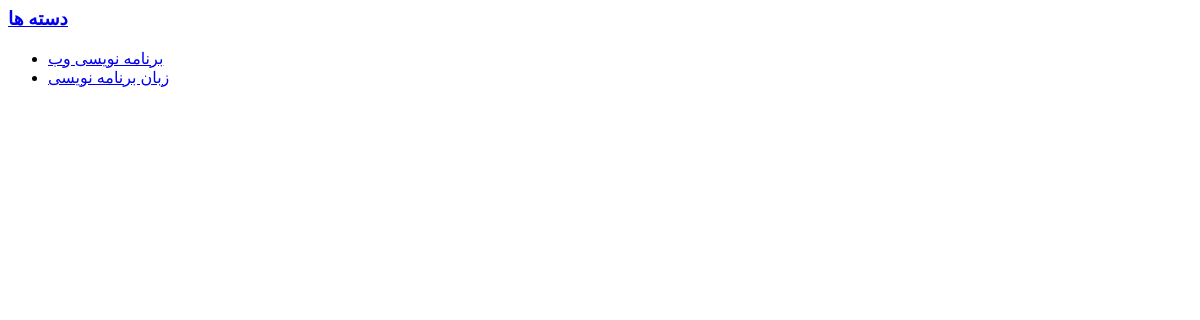
Before: /products_categories_partial with the older database file.
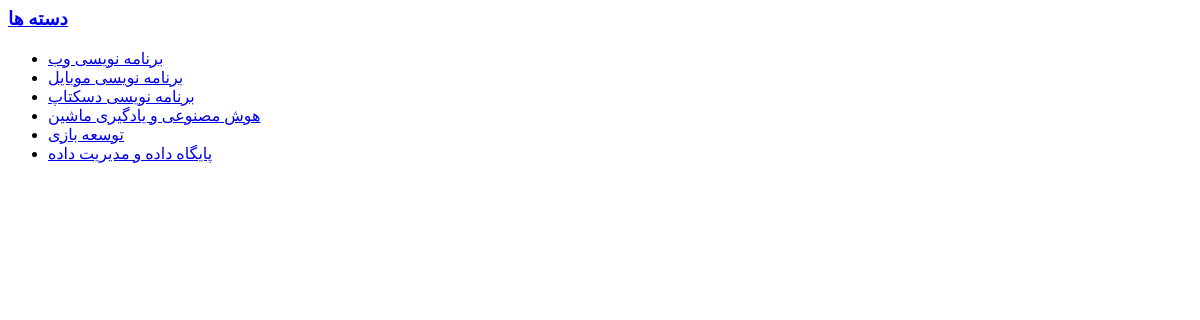
After: the same page with the newer database file.
### eshop_products_category/models.py (models this page shows, shortened)
class ProductCategory(models.Model):
    title = models.CharField(max_length=100, verbose_name='نام دسته بندی')
    name = models.CharField(max_length=100, verbose_name='عنوان در url')
    class Meta:
        verbose_name = 'دسته بندی'
        verbose_name_plural = 'دسته بندی ها'

### eshop_products/views.py (the view)
# urls.py: path('products_categories_partial', products_categories_partial, name='products_categories_partial'),
def products_categories_partial(request):
    categories = ProductCategory.objects.all()
    context = {
        'categories':categories
    }
    return render(request,'categories_view_partial.html', context)

### eshop_products/templates/categories_view_partial.html
<a href="{% url 'products:products_list' %}">
    <h3 class="subtitle">دسته ها</h3>
</a>
<div class="box-category">
<ul>
    {% for category in categories %}
      <li><a href="/products/{{ category.name }}">{{ category.title }}</a></li>
    {% endfor %}
</ul>
</div>

Changed rows visible on the page:
removed ProductCategory: title "زبان برنامه نویسی"
added ProductCategory: title "برنامه نویسی موبایل"
added ProductCategory: title "برنامه نویسی دسکتاپ"
added ProductCategory: title "هوش مصنوعی و یادگیری ماشین"
added ProductCategory: title "توسعه بازی"
added ProductCategory: title "پایگاه داده و مدیریت داده"
